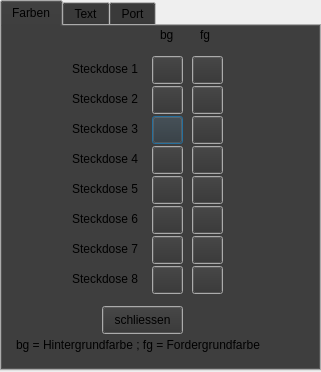
<?xml version="1.0" encoding="UTF-8"?>
<ui version="4.0">
 <class>Einstellungen</class>
 <widget class="QDialog" name="Einstellungen">
  <property name="geometry">
   <rect>
    <x>0</x>
    <y>0</y>
    <width>321</width>
    <height>372</height>
   </rect>
  </property>
  <property name="sizePolicy">
   <sizepolicy hsizetype="Fixed" vsizetype="Fixed">
    <horstretch>0</horstretch>
    <verstretch>0</verstretch>
   </sizepolicy>
  </property>
  <property name="palette">
   <palette>
    <active>
     <colorrole role="Button">
      <brush brushstyle="SolidPattern">
       <color alpha="255">
        <red>50</red>
        <green>50</green>
        <blue>50</blue>
       </color>
      </brush>
     </colorrole>
    </active>
    <inactive>
     <colorrole role="Button">
      <brush brushstyle="SolidPattern">
       <color alpha="255">
        <red>50</red>
        <green>50</green>
        <blue>50</blue>
       </color>
      </brush>
     </colorrole>
    </inactive>
    <disabled>
     <colorrole role="Button">
      <brush brushstyle="SolidPattern">
       <color alpha="255">
        <red>50</red>
        <green>50</green>
        <blue>50</blue>
       </color>
      </brush>
     </colorrole>
    </disabled>
   </palette>
  </property>
  <property name="windowTitle">
   <string>Einstellungen</string>
  </property>
  <property name="toolTip">
   <string notr="true"/>
  </property>
  <property name="statusTip">
   <string notr="true"/>
  </property>
  <property name="whatsThis">
   <string notr="true"/>
  </property>
  <property name="accessibleName">
   <string notr="true"/>
  </property>
  <property name="accessibleDescription">
   <string notr="true"/>
  </property>
  <property name="windowFilePath">
   <string notr="true"/>
  </property>
  <widget class="QTabWidget" name="tabWidget">
   <property name="geometry">
    <rect>
     <x>0</x>
     <y>0</y>
     <width>321</width>
     <height>371</height>
    </rect>
   </property>
   <property name="currentIndex">
    <number>0</number>
   </property>
   <widget class="QWidget" name="farben">
    <attribute name="title">
     <string>Farben</string>
    </attribute>
    <widget class="QPushButton" name="btn_bg_3">
     <property name="geometry">
      <rect>
       <x>150</x>
       <y>90</y>
       <width>31</width>
       <height>28</height>
      </rect>
     </property>
     <property name="toolTip">
      <string notr="true"/>
     </property>
     <property name="statusTip">
      <string notr="true"/>
     </property>
     <property name="whatsThis">
      <string notr="true"/>
     </property>
     <property name="accessibleName">
      <string notr="true"/>
     </property>
     <property name="accessibleDescription">
      <string notr="true"/>
     </property>
     <property name="text">
      <string/>
     </property>
    </widget>
    <widget class="QPushButton" name="btn_bg_1">
     <property name="geometry">
      <rect>
       <x>150</x>
       <y>30</y>
       <width>31</width>
       <height>28</height>
      </rect>
     </property>
     <property name="palette">
      <palette>
       <active>
        <colorrole role="Button">
         <brush brushstyle="SolidPattern">
          <color alpha="255">
           <red>50</red>
           <green>50</green>
           <blue>50</blue>
          </color>
         </brush>
        </colorrole>
       </active>
       <inactive>
        <colorrole role="Button">
         <brush brushstyle="SolidPattern">
          <color alpha="255">
           <red>50</red>
           <green>50</green>
           <blue>50</blue>
          </color>
         </brush>
        </colorrole>
       </inactive>
       <disabled>
        <colorrole role="Button">
         <brush brushstyle="SolidPattern">
          <color alpha="255">
           <red>50</red>
           <green>50</green>
           <blue>50</blue>
          </color>
         </brush>
        </colorrole>
       </disabled>
      </palette>
     </property>
     <property name="toolTip">
      <string notr="true"/>
     </property>
     <property name="statusTip">
      <string notr="true"/>
     </property>
     <property name="whatsThis">
      <string notr="true"/>
     </property>
     <property name="accessibleName">
      <string notr="true"/>
     </property>
     <property name="accessibleDescription">
      <string notr="true"/>
     </property>
     <property name="text">
      <string/>
     </property>
    </widget>
    <widget class="QLabel" name="label_60">
     <property name="geometry">
      <rect>
       <x>70</x>
       <y>184</y>
       <width>81</width>
       <height>18</height>
      </rect>
     </property>
     <property name="toolTip">
      <string notr="true"/>
     </property>
     <property name="statusTip">
      <string notr="true"/>
     </property>
     <property name="whatsThis">
      <string notr="true"/>
     </property>
     <property name="accessibleName">
      <string notr="true"/>
     </property>
     <property name="accessibleDescription">
      <string notr="true"/>
     </property>
     <property name="text">
      <string notr="true">Steckdose 6</string>
     </property>
     <property name="textInteractionFlags">
      <set>Qt::NoTextInteraction</set>
     </property>
    </widget>
    <widget class="QPushButton" name="btn_fg_4">
     <property name="geometry">
      <rect>
       <x>190</x>
       <y>120</y>
       <width>31</width>
       <height>28</height>
      </rect>
     </property>
     <property name="toolTip">
      <string notr="true"/>
     </property>
     <property name="statusTip">
      <string notr="true"/>
     </property>
     <property name="whatsThis">
      <string notr="true"/>
     </property>
     <property name="accessibleName">
      <string notr="true"/>
     </property>
     <property name="accessibleDescription">
      <string notr="true"/>
     </property>
     <property name="text">
      <string/>
     </property>
    </widget>
    <widget class="QLabel" name="label_80">
     <property name="geometry">
      <rect>
       <x>70</x>
       <y>244</y>
       <width>81</width>
       <height>18</height>
      </rect>
     </property>
     <property name="toolTip">
      <string notr="true"/>
     </property>
     <property name="statusTip">
      <string notr="true"/>
     </property>
     <property name="whatsThis">
      <string notr="true"/>
     </property>
     <property name="accessibleName">
      <string notr="true"/>
     </property>
     <property name="accessibleDescription">
      <string notr="true"/>
     </property>
     <property name="text">
      <string notr="true">Steckdose 8</string>
     </property>
     <property name="textInteractionFlags">
      <set>Qt::NoTextInteraction</set>
     </property>
    </widget>
    <widget class="QLabel" name="label_20">
     <property name="geometry">
      <rect>
       <x>70</x>
       <y>64</y>
       <width>81</width>
       <height>18</height>
      </rect>
     </property>
     <property name="toolTip">
      <string notr="true"/>
     </property>
     <property name="statusTip">
      <string notr="true"/>
     </property>
     <property name="whatsThis">
      <string notr="true"/>
     </property>
     <property name="accessibleName">
      <string notr="true"/>
     </property>
     <property name="accessibleDescription">
      <string notr="true"/>
     </property>
     <property name="text">
      <string notr="true">Steckdose 2</string>
     </property>
     <property name="textInteractionFlags">
      <set>Qt::NoTextInteraction</set>
     </property>
    </widget>
    <widget class="QPushButton" name="btn_bg_5">
     <property name="geometry">
      <rect>
       <x>150</x>
       <y>150</y>
       <width>31</width>
       <height>28</height>
      </rect>
     </property>
     <property name="toolTip">
      <string notr="true"/>
     </property>
     <property name="statusTip">
      <string notr="true"/>
     </property>
     <property name="whatsThis">
      <string notr="true"/>
     </property>
     <property name="accessibleName">
      <string notr="true"/>
     </property>
     <property name="accessibleDescription">
      <string notr="true"/>
     </property>
     <property name="text">
      <string/>
     </property>
    </widget>
    <widget class="QLabel" name="label">
     <property name="geometry">
      <rect>
       <x>158</x>
       <y>0</y>
       <width>21</width>
       <height>18</height>
      </rect>
     </property>
     <property name="toolTip">
      <string notr="true"/>
     </property>
     <property name="statusTip">
      <string notr="true"/>
     </property>
     <property name="whatsThis">
      <string notr="true"/>
     </property>
     <property name="accessibleName">
      <string notr="true"/>
     </property>
     <property name="accessibleDescription">
      <string notr="true"/>
     </property>
     <property name="text">
      <string notr="true">bg</string>
     </property>
     <property name="textInteractionFlags">
      <set>Qt::NoTextInteraction</set>
     </property>
    </widget>
    <widget class="QPushButton" name="btn_bg_8">
     <property name="geometry">
      <rect>
       <x>150</x>
       <y>240</y>
       <width>31</width>
       <height>28</height>
      </rect>
     </property>
     <property name="toolTip">
      <string notr="true"/>
     </property>
     <property name="statusTip">
      <string notr="true"/>
     </property>
     <property name="whatsThis">
      <string notr="true"/>
     </property>
     <property name="accessibleName">
      <string notr="true"/>
     </property>
     <property name="accessibleDescription">
      <string notr="true"/>
     </property>
     <property name="text">
      <string/>
     </property>
    </widget>
    <widget class="QLabel" name="label_2">
     <property name="geometry">
      <rect>
       <x>198</x>
       <y>0</y>
       <width>21</width>
       <height>18</height>
      </rect>
     </property>
     <property name="toolTip">
      <string notr="true"/>
     </property>
     <property name="statusTip">
      <string notr="true"/>
     </property>
     <property name="whatsThis">
      <string notr="true"/>
     </property>
     <property name="accessibleName">
      <string notr="true"/>
     </property>
     <property name="accessibleDescription">
      <string notr="true"/>
     </property>
     <property name="text">
      <string notr="true">fg</string>
     </property>
     <property name="textInteractionFlags">
      <set>Qt::NoTextInteraction</set>
     </property>
    </widget>
    <widget class="QLabel" name="label_3">
     <property name="geometry">
      <rect>
       <x>14</x>
       <y>310</y>
       <width>291</width>
       <height>18</height>
      </rect>
     </property>
     <property name="toolTip">
      <string notr="true"/>
     </property>
     <property name="statusTip">
      <string notr="true"/>
     </property>
     <property name="whatsThis">
      <string notr="true"/>
     </property>
     <property name="accessibleName">
      <string notr="true"/>
     </property>
     <property name="accessibleDescription">
      <string notr="true"/>
     </property>
     <property name="text">
      <string notr="true">bg = Hintergrundfarbe ; fg = Fordergrundfarbe</string>
     </property>
     <property name="textInteractionFlags">
      <set>Qt::NoTextInteraction</set>
     </property>
    </widget>
    <widget class="QPushButton" name="btn_fg_5">
     <property name="geometry">
      <rect>
       <x>190</x>
       <y>150</y>
       <width>31</width>
       <height>28</height>
      </rect>
     </property>
     <property name="toolTip">
      <string notr="true"/>
     </property>
     <property name="statusTip">
      <string notr="true"/>
     </property>
     <property name="whatsThis">
      <string notr="true"/>
     </property>
     <property name="accessibleName">
      <string notr="true"/>
     </property>
     <property name="accessibleDescription">
      <string notr="true"/>
     </property>
     <property name="text">
      <string/>
     </property>
    </widget>
    <widget class="QPushButton" name="btn_fg_3">
     <property name="geometry">
      <rect>
       <x>190</x>
       <y>90</y>
       <width>31</width>
       <height>28</height>
      </rect>
     </property>
     <property name="toolTip">
      <string notr="true"/>
     </property>
     <property name="statusTip">
      <string notr="true"/>
     </property>
     <property name="whatsThis">
      <string notr="true"/>
     </property>
     <property name="accessibleName">
      <string notr="true"/>
     </property>
     <property name="accessibleDescription">
      <string notr="true"/>
     </property>
     <property name="text">
      <string/>
     </property>
    </widget>
    <widget class="QLabel" name="label_10">
     <property name="geometry">
      <rect>
       <x>70</x>
       <y>34</y>
       <width>81</width>
       <height>18</height>
      </rect>
     </property>
     <property name="toolTip">
      <string notr="true"/>
     </property>
     <property name="statusTip">
      <string notr="true"/>
     </property>
     <property name="whatsThis">
      <string notr="true"/>
     </property>
     <property name="accessibleName">
      <string notr="true"/>
     </property>
     <property name="accessibleDescription">
      <string notr="true"/>
     </property>
     <property name="text">
      <string notr="true">Steckdose 1</string>
     </property>
     <property name="textInteractionFlags">
      <set>Qt::NoTextInteraction</set>
     </property>
    </widget>
    <widget class="QPushButton" name="btn_farben_scliessen">
     <property name="geometry">
      <rect>
       <x>100</x>
       <y>280</y>
       <width>81</width>
       <height>28</height>
      </rect>
     </property>
     <property name="toolTip">
      <string notr="true"/>
     </property>
     <property name="statusTip">
      <string notr="true"/>
     </property>
     <property name="whatsThis">
      <string notr="true"/>
     </property>
     <property name="accessibleName">
      <string notr="true"/>
     </property>
     <property name="accessibleDescription">
      <string notr="true"/>
     </property>
     <property name="text">
      <string>schliessen</string>
     </property>
    </widget>
    <widget class="QPushButton" name="btn_bg_2">
     <property name="geometry">
      <rect>
       <x>150</x>
       <y>60</y>
       <width>31</width>
       <height>28</height>
      </rect>
     </property>
     <property name="toolTip">
      <string notr="true"/>
     </property>
     <property name="statusTip">
      <string notr="true"/>
     </property>
     <property name="whatsThis">
      <string notr="true"/>
     </property>
     <property name="accessibleName">
      <string notr="true"/>
     </property>
     <property name="accessibleDescription">
      <string notr="true"/>
     </property>
     <property name="text">
      <string/>
     </property>
    </widget>
    <widget class="QLabel" name="label_50">
     <property name="geometry">
      <rect>
       <x>70</x>
       <y>154</y>
       <width>81</width>
       <height>18</height>
      </rect>
     </property>
     <property name="toolTip">
      <string notr="true"/>
     </property>
     <property name="statusTip">
      <string notr="true"/>
     </property>
     <property name="whatsThis">
      <string notr="true"/>
     </property>
     <property name="accessibleName">
      <string notr="true"/>
     </property>
     <property name="accessibleDescription">
      <string notr="true"/>
     </property>
     <property name="text">
      <string notr="true">Steckdose 5</string>
     </property>
     <property name="textInteractionFlags">
      <set>Qt::NoTextInteraction</set>
     </property>
    </widget>
    <widget class="QPushButton" name="btn_fg_8">
     <property name="geometry">
      <rect>
       <x>190</x>
       <y>240</y>
       <width>31</width>
       <height>28</height>
      </rect>
     </property>
     <property name="toolTip">
      <string notr="true"/>
     </property>
     <property name="statusTip">
      <string notr="true"/>
     </property>
     <property name="whatsThis">
      <string notr="true"/>
     </property>
     <property name="accessibleName">
      <string notr="true"/>
     </property>
     <property name="accessibleDescription">
      <string notr="true"/>
     </property>
     <property name="text">
      <string/>
     </property>
    </widget>
    <widget class="QPushButton" name="btn_fg_7">
     <property name="geometry">
      <rect>
       <x>190</x>
       <y>210</y>
       <width>31</width>
       <height>28</height>
      </rect>
     </property>
     <property name="toolTip">
      <string notr="true"/>
     </property>
     <property name="statusTip">
      <string notr="true"/>
     </property>
     <property name="whatsThis">
      <string notr="true"/>
     </property>
     <property name="accessibleName">
      <string notr="true"/>
     </property>
     <property name="accessibleDescription">
      <string notr="true"/>
     </property>
     <property name="text">
      <string/>
     </property>
    </widget>
    <widget class="QPushButton" name="btn_fg_1">
     <property name="geometry">
      <rect>
       <x>190</x>
       <y>30</y>
       <width>31</width>
       <height>28</height>
      </rect>
     </property>
     <property name="toolTip">
      <string notr="true"/>
     </property>
     <property name="statusTip">
      <string notr="true"/>
     </property>
     <property name="whatsThis">
      <string notr="true"/>
     </property>
     <property name="accessibleName">
      <string notr="true"/>
     </property>
     <property name="accessibleDescription">
      <string notr="true"/>
     </property>
     <property name="text">
      <string/>
     </property>
    </widget>
    <widget class="QPushButton" name="btn_bg_4">
     <property name="geometry">
      <rect>
       <x>150</x>
       <y>120</y>
       <width>31</width>
       <height>28</height>
      </rect>
     </property>
     <property name="toolTip">
      <string notr="true"/>
     </property>
     <property name="statusTip">
      <string notr="true"/>
     </property>
     <property name="whatsThis">
      <string notr="true"/>
     </property>
     <property name="accessibleName">
      <string notr="true"/>
     </property>
     <property name="accessibleDescription">
      <string notr="true"/>
     </property>
     <property name="text">
      <string/>
     </property>
    </widget>
    <widget class="QLabel" name="label_30">
     <property name="geometry">
      <rect>
       <x>70</x>
       <y>94</y>
       <width>81</width>
       <height>18</height>
      </rect>
     </property>
     <property name="toolTip">
      <string notr="true"/>
     </property>
     <property name="statusTip">
      <string notr="true"/>
     </property>
     <property name="whatsThis">
      <string notr="true"/>
     </property>
     <property name="accessibleName">
      <string notr="true"/>
     </property>
     <property name="accessibleDescription">
      <string notr="true"/>
     </property>
     <property name="text">
      <string notr="true">Steckdose 3</string>
     </property>
     <property name="textInteractionFlags">
      <set>Qt::NoTextInteraction</set>
     </property>
    </widget>
    <widget class="QPushButton" name="btn_bg_6">
     <property name="geometry">
      <rect>
       <x>150</x>
       <y>180</y>
       <width>31</width>
       <height>28</height>
      </rect>
     </property>
     <property name="toolTip">
      <string notr="true"/>
     </property>
     <property name="statusTip">
      <string notr="true"/>
     </property>
     <property name="whatsThis">
      <string notr="true"/>
     </property>
     <property name="accessibleName">
      <string notr="true"/>
     </property>
     <property name="accessibleDescription">
      <string notr="true"/>
     </property>
     <property name="text">
      <string/>
     </property>
    </widget>
    <widget class="QLabel" name="label_70">
     <property name="geometry">
      <rect>
       <x>70</x>
       <y>214</y>
       <width>81</width>
       <height>18</height>
      </rect>
     </property>
     <property name="toolTip">
      <string notr="true"/>
     </property>
     <property name="statusTip">
      <string notr="true"/>
     </property>
     <property name="whatsThis">
      <string notr="true"/>
     </property>
     <property name="accessibleName">
      <string notr="true"/>
     </property>
     <property name="accessibleDescription">
      <string notr="true"/>
     </property>
     <property name="text">
      <string notr="true">Steckdose 7</string>
     </property>
     <property name="textInteractionFlags">
      <set>Qt::NoTextInteraction</set>
     </property>
    </widget>
    <widget class="QLabel" name="label_40">
     <property name="geometry">
      <rect>
       <x>70</x>
       <y>124</y>
       <width>81</width>
       <height>18</height>
      </rect>
     </property>
     <property name="toolTip">
      <string notr="true"/>
     </property>
     <property name="statusTip">
      <string notr="true"/>
     </property>
     <property name="whatsThis">
      <string notr="true"/>
     </property>
     <property name="accessibleName">
      <string notr="true"/>
     </property>
     <property name="accessibleDescription">
      <string notr="true"/>
     </property>
     <property name="text">
      <string notr="true">Steckdose 4</string>
     </property>
     <property name="textInteractionFlags">
      <set>Qt::NoTextInteraction</set>
     </property>
    </widget>
    <widget class="QPushButton" name="btn_fg_6">
     <property name="geometry">
      <rect>
       <x>190</x>
       <y>180</y>
       <width>31</width>
       <height>28</height>
      </rect>
     </property>
     <property name="toolTip">
      <string notr="true"/>
     </property>
     <property name="statusTip">
      <string notr="true"/>
     </property>
     <property name="whatsThis">
      <string notr="true"/>
     </property>
     <property name="accessibleName">
      <string notr="true"/>
     </property>
     <property name="accessibleDescription">
      <string notr="true"/>
     </property>
     <property name="text">
      <string/>
     </property>
    </widget>
    <widget class="QPushButton" name="btn_fg_2">
     <property name="geometry">
      <rect>
       <x>190</x>
       <y>60</y>
       <width>31</width>
       <height>28</height>
      </rect>
     </property>
     <property name="toolTip">
      <string notr="true"/>
     </property>
     <property name="statusTip">
      <string notr="true"/>
     </property>
     <property name="whatsThis">
      <string notr="true"/>
     </property>
     <property name="accessibleName">
      <string notr="true"/>
     </property>
     <property name="accessibleDescription">
      <string notr="true"/>
     </property>
     <property name="text">
      <string/>
     </property>
    </widget>
    <widget class="QPushButton" name="btn_bg_7">
     <property name="geometry">
      <rect>
       <x>150</x>
       <y>210</y>
       <width>31</width>
       <height>28</height>
      </rect>
     </property>
     <property name="toolTip">
      <string notr="true"/>
     </property>
     <property name="statusTip">
      <string notr="true"/>
     </property>
     <property name="whatsThis">
      <string notr="true"/>
     </property>
     <property name="accessibleName">
      <string notr="true"/>
     </property>
     <property name="accessibleDescription">
      <string notr="true"/>
     </property>
     <property name="text">
      <string/>
     </property>
    </widget>
   </widget>
   <widget class="QWidget" name="text">
    <attribute name="title">
     <string>Text</string>
    </attribute>
    <widget class="QLabel" name="label_42">
     <property name="geometry">
      <rect>
       <x>20</x>
       <y>144</y>
       <width>81</width>
       <height>18</height>
      </rect>
     </property>
     <property name="toolTip">
      <string notr="true"/>
     </property>
     <property name="statusTip">
      <string notr="true"/>
     </property>
     <property name="whatsThis">
      <string notr="true"/>
     </property>
     <property name="accessibleName">
      <string notr="true"/>
     </property>
     <property name="accessibleDescription">
      <string notr="true"/>
     </property>
     <property name="text">
      <string notr="true">Steckdose 4</string>
     </property>
     <property name="textInteractionFlags">
      <set>Qt::NoTextInteraction</set>
     </property>
    </widget>
    <widget class="QLabel" name="label_72">
     <property name="geometry">
      <rect>
       <x>20</x>
       <y>234</y>
       <width>81</width>
       <height>18</height>
      </rect>
     </property>
     <property name="toolTip">
      <string notr="true"/>
     </property>
     <property name="statusTip">
      <string notr="true"/>
     </property>
     <property name="whatsThis">
      <string notr="true"/>
     </property>
     <property name="accessibleName">
      <string notr="true"/>
     </property>
     <property name="accessibleDescription">
      <string notr="true"/>
     </property>
     <property name="text">
      <string notr="true">Steckdose 7</string>
     </property>
     <property name="textInteractionFlags">
      <set>Qt::NoTextInteraction</set>
     </property>
    </widget>
    <widget class="QLabel" name="label_62">
     <property name="geometry">
      <rect>
       <x>20</x>
       <y>204</y>
       <width>81</width>
       <height>18</height>
      </rect>
     </property>
     <property name="toolTip">
      <string notr="true"/>
     </property>
     <property name="statusTip">
      <string notr="true"/>
     </property>
     <property name="whatsThis">
      <string notr="true"/>
     </property>
     <property name="accessibleName">
      <string notr="true"/>
     </property>
     <property name="accessibleDescription">
      <string notr="true"/>
     </property>
     <property name="text">
      <string notr="true">Steckdose 6</string>
     </property>
     <property name="textInteractionFlags">
      <set>Qt::NoTextInteraction</set>
     </property>
    </widget>
    <widget class="QLabel" name="label_52">
     <property name="geometry">
      <rect>
       <x>20</x>
       <y>174</y>
       <width>81</width>
       <height>18</height>
      </rect>
     </property>
     <property name="toolTip">
      <string notr="true"/>
     </property>
     <property name="statusTip">
      <string notr="true"/>
     </property>
     <property name="whatsThis">
      <string notr="true"/>
     </property>
     <property name="accessibleName">
      <string notr="true"/>
     </property>
     <property name="accessibleDescription">
      <string notr="true"/>
     </property>
     <property name="text">
      <string notr="true">Steckdose 5</string>
     </property>
     <property name="textInteractionFlags">
      <set>Qt::NoTextInteraction</set>
     </property>
    </widget>
    <widget class="QLabel" name="label_32">
     <property name="geometry">
      <rect>
       <x>20</x>
       <y>114</y>
       <width>81</width>
       <height>18</height>
      </rect>
     </property>
     <property name="toolTip">
      <string notr="true"/>
     </property>
     <property name="statusTip">
      <string notr="true"/>
     </property>
     <property name="whatsThis">
      <string notr="true"/>
     </property>
     <property name="accessibleName">
      <string notr="true"/>
     </property>
     <property name="accessibleDescription">
      <string notr="true"/>
     </property>
     <property name="text">
      <string notr="true">Steckdose 3</string>
     </property>
     <property name="textInteractionFlags">
      <set>Qt::NoTextInteraction</set>
     </property>
    </widget>
    <widget class="QLabel" name="label_12">
     <property name="geometry">
      <rect>
       <x>20</x>
       <y>54</y>
       <width>81</width>
       <height>18</height>
      </rect>
     </property>
     <property name="toolTip">
      <string notr="true"/>
     </property>
     <property name="statusTip">
      <string notr="true"/>
     </property>
     <property name="whatsThis">
      <string notr="true"/>
     </property>
     <property name="accessibleName">
      <string notr="true"/>
     </property>
     <property name="accessibleDescription">
      <string notr="true"/>
     </property>
     <property name="text">
      <string notr="true">Steckdose 1</string>
     </property>
     <property name="textInteractionFlags">
      <set>Qt::NoTextInteraction</set>
     </property>
    </widget>
    <widget class="QLabel" name="label_22">
     <property name="geometry">
      <rect>
       <x>20</x>
       <y>84</y>
       <width>81</width>
       <height>18</height>
      </rect>
     </property>
     <property name="toolTip">
      <string notr="true"/>
     </property>
     <property name="statusTip">
      <string notr="true"/>
     </property>
     <property name="whatsThis">
      <string notr="true"/>
     </property>
     <property name="accessibleName">
      <string notr="true"/>
     </property>
     <property name="accessibleDescription">
      <string notr="true"/>
     </property>
     <property name="text">
      <string notr="true">Steckdose 2</string>
     </property>
     <property name="textInteractionFlags">
      <set>Qt::NoTextInteraction</set>
     </property>
    </widget>
    <widget class="QLabel" name="label_82">
     <property name="geometry">
      <rect>
       <x>20</x>
       <y>264</y>
       <width>81</width>
       <height>18</height>
      </rect>
     </property>
     <property name="toolTip">
      <string notr="true"/>
     </property>
     <property name="statusTip">
      <string notr="true"/>
     </property>
     <property name="whatsThis">
      <string notr="true"/>
     </property>
     <property name="accessibleName">
      <string notr="true"/>
     </property>
     <property name="accessibleDescription">
      <string notr="true"/>
     </property>
     <property name="text">
      <string notr="true">Steckdose 8</string>
     </property>
     <property name="textInteractionFlags">
      <set>Qt::NoTextInteraction</set>
     </property>
    </widget>
    <widget class="QLineEdit" name="ip_st1">
     <property name="geometry">
      <rect>
       <x>101</x>
       <y>50</y>
       <width>171</width>
       <height>28</height>
      </rect>
     </property>
    </widget>
    <widget class="QLineEdit" name="ip_st2">
     <property name="geometry">
      <rect>
       <x>100</x>
       <y>79</y>
       <width>171</width>
       <height>28</height>
      </rect>
     </property>
    </widget>
    <widget class="QLineEdit" name="ip_st3">
     <property name="geometry">
      <rect>
       <x>100</x>
       <y>109</y>
       <width>171</width>
       <height>28</height>
      </rect>
     </property>
    </widget>
    <widget class="QLineEdit" name="ip_st4">
     <property name="geometry">
      <rect>
       <x>100</x>
       <y>139</y>
       <width>171</width>
       <height>28</height>
      </rect>
     </property>
    </widget>
    <widget class="QLineEdit" name="ip_st5">
     <property name="geometry">
      <rect>
       <x>100</x>
       <y>169</y>
       <width>171</width>
       <height>28</height>
      </rect>
     </property>
    </widget>
    <widget class="QLineEdit" name="ip_st6">
     <property name="geometry">
      <rect>
       <x>100</x>
       <y>199</y>
       <width>171</width>
       <height>28</height>
      </rect>
     </property>
    </widget>
    <widget class="QLineEdit" name="ip_st7">
     <property name="geometry">
      <rect>
       <x>100</x>
       <y>229</y>
       <width>171</width>
       <height>28</height>
      </rect>
     </property>
    </widget>
    <widget class="QLineEdit" name="ip_st8">
     <property name="geometry">
      <rect>
       <x>100</x>
       <y>259</y>
       <width>171</width>
       <height>28</height>
      </rect>
     </property>
    </widget>
    <widget class="QPushButton" name="btn_text_speichern">
     <property name="geometry">
      <rect>
       <x>100</x>
       <y>300</y>
       <width>84</width>
       <height>28</height>
      </rect>
     </property>
     <property name="text">
      <string>Speichern</string>
     </property>
    </widget>
    <widget class="QLabel" name="label_13">
     <property name="geometry">
      <rect>
       <x>50</x>
       <y>6</y>
       <width>201</width>
       <height>31</height>
      </rect>
     </property>
     <property name="font">
      <font>
       <pointsize>17</pointsize>
      </font>
     </property>
     <property name="text">
      <string>Texteinstellungen</string>
     </property>
    </widget>
   </widget>
   <widget class="QWidget" name="port">
    <attribute name="title">
     <string>Port</string>
    </attribute>
    <widget class="QLabel" name="label_4">
     <property name="geometry">
      <rect>
       <x>50</x>
       <y>75</y>
       <width>90</width>
       <height>18</height>
      </rect>
     </property>
     <property name="text">
      <string>Portname</string>
     </property>
    </widget>
    <widget class="QLabel" name="label_5">
     <property name="geometry">
      <rect>
       <x>50</x>
       <y>135</y>
       <width>90</width>
       <height>18</height>
      </rect>
     </property>
     <property name="text">
      <string>Stop Bits</string>
     </property>
    </widget>
    <widget class="QLabel" name="label_6">
     <property name="geometry">
      <rect>
       <x>50</x>
       <y>195</y>
       <width>90</width>
       <height>18</height>
      </rect>
     </property>
     <property name="text">
      <string>Parity</string>
     </property>
    </widget>
    <widget class="QLabel" name="label_7">
     <property name="geometry">
      <rect>
       <x>50</x>
       <y>106</y>
       <width>90</width>
       <height>18</height>
      </rect>
     </property>
     <property name="text">
      <string>Boudrate</string>
     </property>
    </widget>
    <widget class="QLabel" name="label_8">
     <property name="geometry">
      <rect>
       <x>50</x>
       <y>165</y>
       <width>90</width>
       <height>18</height>
      </rect>
     </property>
     <property name="text">
      <string>Data Bits</string>
     </property>
    </widget>
    <widget class="QLabel" name="label_9">
     <property name="geometry">
      <rect>
       <x>50</x>
       <y>225</y>
       <width>90</width>
       <height>18</height>
      </rect>
     </property>
     <property name="text">
      <string>Flow Control</string>
     </property>
    </widget>
    <widget class="QComboBox" name="cb_portname">
     <property name="geometry">
      <rect>
       <x>140</x>
       <y>70</y>
       <width>111</width>
       <height>28</height>
      </rect>
     </property>
     <item>
      <property name="text">
       <string>/dev/ttyS0</string>
      </property>
     </item>
     <item>
      <property name="text">
       <string>/dev/ttyS1</string>
      </property>
     </item>
     <item>
      <property name="text">
       <string>/dev/ttyS2</string>
      </property>
     </item>
     <item>
      <property name="text">
       <string>/dev/ttyS3</string>
      </property>
     </item>
     <item>
      <property name="text">
       <string>com1</string>
      </property>
     </item>
     <item>
      <property name="text">
       <string>com2</string>
      </property>
     </item>
     <item>
      <property name="text">
       <string>com3</string>
      </property>
     </item>
     <item>
      <property name="text">
       <string>com4</string>
      </property>
     </item>
    </widget>
    <widget class="QComboBox" name="cb_boutrate">
     <property name="geometry">
      <rect>
       <x>140</x>
       <y>100</y>
       <width>111</width>
       <height>28</height>
      </rect>
     </property>
     <item>
      <property name="text">
       <string>2400</string>
      </property>
     </item>
     <item>
      <property name="text">
       <string>4800</string>
      </property>
     </item>
     <item>
      <property name="text">
       <string>9600</string>
      </property>
     </item>
     <item>
      <property name="text">
       <string>19200</string>
      </property>
     </item>
     <item>
      <property name="text">
       <string>38400</string>
      </property>
     </item>
     <item>
      <property name="text">
       <string>57600</string>
      </property>
     </item>
     <item>
      <property name="text">
       <string>115200</string>
      </property>
     </item>
    </widget>
    <widget class="QComboBox" name="cb_stop_bits">
     <property name="geometry">
      <rect>
       <x>140</x>
       <y>130</y>
       <width>111</width>
       <height>28</height>
      </rect>
     </property>
     <item>
      <property name="text">
       <string>1</string>
      </property>
     </item>
     <item>
      <property name="text">
       <string>2</string>
      </property>
     </item>
    </widget>
    <widget class="QComboBox" name="cb_data_bits">
     <property name="geometry">
      <rect>
       <x>140</x>
       <y>160</y>
       <width>111</width>
       <height>28</height>
      </rect>
     </property>
     <property name="currentIndex">
      <number>1</number>
     </property>
     <item>
      <property name="text">
       <string>7</string>
      </property>
     </item>
     <item>
      <property name="text">
       <string>8</string>
      </property>
     </item>
    </widget>
    <widget class="QComboBox" name="cb_parity">
     <property name="geometry">
      <rect>
       <x>140</x>
       <y>190</y>
       <width>111</width>
       <height>28</height>
      </rect>
     </property>
     <item>
      <property name="text">
       <string>0</string>
      </property>
     </item>
     <item>
      <property name="text">
       <string>1</string>
      </property>
     </item>
    </widget>
    <widget class="QComboBox" name="cb_flow">
     <property name="geometry">
      <rect>
       <x>140</x>
       <y>220</y>
       <width>111</width>
       <height>28</height>
      </rect>
     </property>
     <item>
      <property name="text">
       <string>0</string>
      </property>
     </item>
     <item>
      <property name="text">
       <string>1</string>
      </property>
     </item>
    </widget>
    <widget class="QLabel" name="label_11">
     <property name="geometry">
      <rect>
       <x>57</x>
       <y>20</y>
       <width>201</width>
       <height>20</height>
      </rect>
     </property>
     <property name="font">
      <font>
       <pointsize>17</pointsize>
      </font>
     </property>
     <property name="text">
      <string>Porteinstellungen</string>
     </property>
    </widget>
    <widget class="QPushButton" name="btn_port_speichern">
     <property name="geometry">
      <rect>
       <x>100</x>
       <y>270</y>
       <width>84</width>
       <height>28</height>
      </rect>
     </property>
     <property name="text">
      <string>Speichern</string>
     </property>
    </widget>
   </widget>
  </widget>
 </widget>
 <resources/>
 <connections/>
</ui>
